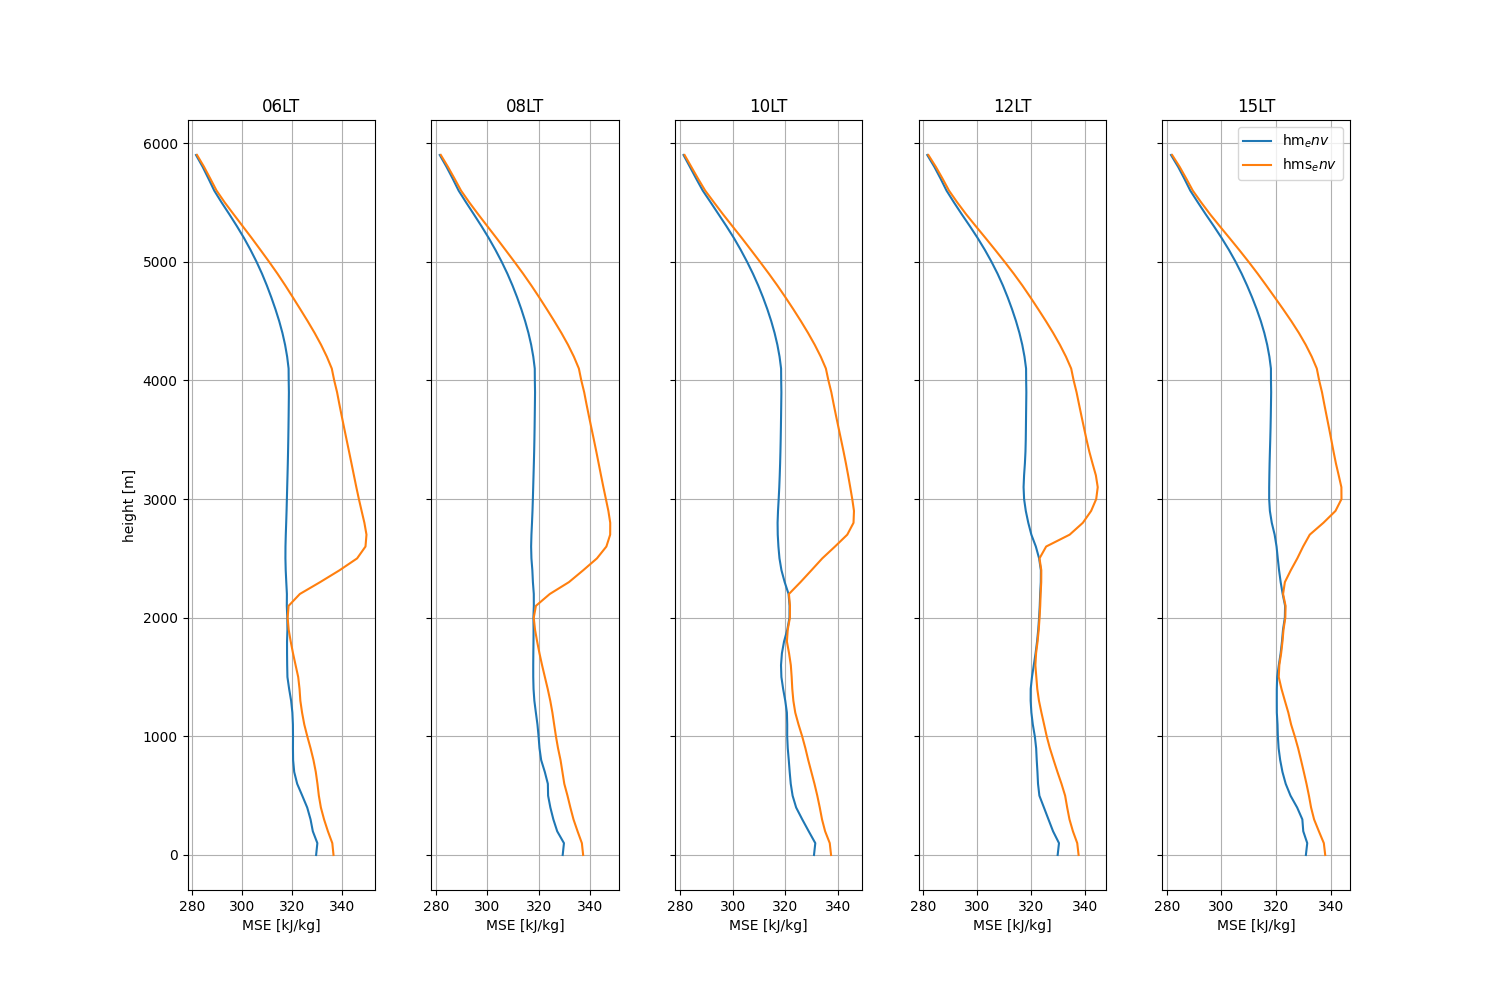

This chart was generated by the following Python code:
import numpy as np 
import netCDF4 as nc
import xarray as xr
import matplotlib.pyplot as plt
from time import sleep
from matplotlib.colors import ListedColormap, LinearSegmentedColormap
import matplotlib.colors
from tqdm import tqdm
from metpy.plots import SkewT
from metpy.units import units
import metpy.calc as mpcalc
from mpl_toolkits.axes_grid1 import make_axes_locatable, axes_size
import matplotlib.gridspec as gridspec

topo = nc.Dataset('/home/teachers/fortran_ta/data/LSM2023/TaiwanVVM/TOPO.nc')
print(topo)

zt = np.linspace(0,5900,60)
qvto = np.loadtxt('fort1.98', skiprows=66, usecols=(5,))
pressure = np.loadtxt('fort1.98', skiprows=66, usecols=(3,))/100
#pressure = units.Quantity(pressure, 'mbar')

lat = topo.variables['lat'][62:1000]
lon = topo.variables['lon'][180:835]
to = topo.variables['TOPO'][62:1000,180:835]

index = to.astype(int)

#mixing ratio data

x, y = 600, 750

num = f"{73:03}"
num2 = f"{97:03}"
num3 = f"{121:03}"
num4 = f"{145:03}"
num5 = f"{181:03}"


name = '/home/teachers/fortran_ta/data/LSM2023/TaiwanVVM/winter/taiwanvvmL_20160107_SHL/archive/taiwanvvmL_20160107_SHL.L.Thermodynamic-000'+num+'.nc'
name2 = '/home/teachers/fortran_ta/data/LSM2023/TaiwanVVM/winter/taiwanvvmL_20160107_SHL/archive/taiwanvvmL_20160107_SHL.L.Thermodynamic-000'+num2+'.nc'
name3 = '/home/teachers/fortran_ta/data/LSM2023/TaiwanVVM/winter/taiwanvvmL_20160107_SHL/archive/taiwanvvmL_20160107_SHL.L.Thermodynamic-000'+num3+'.nc'
name4 = '/home/teachers/fortran_ta/data/LSM2023/TaiwanVVM/winter/taiwanvvmL_20160107_SHL/archive/taiwanvvmL_20160107_SHL.L.Thermodynamic-000'+num4+'.nc'
name5 = '/home/teachers/fortran_ta/data/LSM2023/TaiwanVVM/winter/taiwanvvmL_20160107_SHL/archive/taiwanvvmL_20160107_SHL.L.Thermodynamic-000'+num5+'.nc'



test = nc.Dataset('/home/teachers/fortran_ta/data/LSM2023/TaiwanVVM/winter/taiwanvvmL_20160107_SHL/archive/taiwanvvmL_20160107_SHL.L.Thermodynamic-000100.nc')
print(test)


data = nc.Dataset(name)
data2 = nc.Dataset(name2)
data3 = nc.Dataset(name3)
data4 = nc.Dataset(name4)
data5 = nc.Dataset(name5)

qv = data.variables['qv'][0,:,x,y]*1000
qv2 = data2.variables['qv'][0,:,x,y]*1000
qv3 = data3.variables['qv'][0,:,x,y]*1000
qv4 = data4.variables['qv'][0,:,x,y]*1000
qv5 = data5.variables['qv'][0,:,x,y]*1000

specific_humidity = np.array(((qv/1000)/(1+(qv/1000)))*1000)
specific_humidity2 = np.array(((qv2/1000)/(1+(qv2/1000)))*1000)
specific_humidity3 = np.array(((qv3/1000)/(1+(qv3/1000)))*1000)
specific_humidity4 = np.array(((qv4/1000)/(1+(qv4/1000)))*1000)
specific_humidity5 = np.array(((qv5/1000)/(1+(qv5/1000)))*1000)

print(specific_humidity)


theta =  data.variables['th'][0,:,x,y]
theta2 =  data2.variables['th'][0,:,x,y]
theta3 =  data3.variables['th'][0,:,x,y]
theta4 =  data4.variables['th'][0,:,x,y]
theta5 =  data5.variables['th'][0,:,x,y]
theta =  units.Quantity(theta, 'kelvin')
theta2 =  units.Quantity(theta2, 'kelvin')
theta3 =  units.Quantity(theta3, 'kelvin')
theta4 =  units.Quantity(theta4, 'kelvin')
theta5 =  units.Quantity(theta5, 'kelvin')

temp = units.Quantity(mpcalc.temperature_from_potential_temperature(pressure[0:60]*units.mbar, theta).magnitude-273.15, 'degC')
temp2 = units.Quantity(mpcalc.temperature_from_potential_temperature(pressure[0:60]*units.mbar, theta2).magnitude-273.15, 'degC')
temp3 = units.Quantity(mpcalc.temperature_from_potential_temperature(pressure[0:60]*units.mbar, theta3).magnitude-273.15, 'degC')
temp4 = units.Quantity(mpcalc.temperature_from_potential_temperature(pressure[0:60]*units.mbar, theta4).magnitude-273.15, 'degC')
temp5 = units.Quantity(mpcalc.temperature_from_potential_temperature(pressure[0:60]*units.mbar, theta5).magnitude-273.15, 'degC')



saturation_mixing_ratio = mpcalc.saturation_mixing_ratio(pressure[0:60]*units.hPa, temp).to('g/kg')
saturation_mixing_ratio2 = mpcalc.saturation_mixing_ratio(pressure[0:60]*units.hPa, temp2).to('g/kg')
saturation_mixing_ratio3 = mpcalc.saturation_mixing_ratio(pressure[0:60]*units.hPa, temp3).to('g/kg')
saturation_mixing_ratio4 = mpcalc.saturation_mixing_ratio(pressure[0:60]*units.hPa, temp4).to('g/kg')
saturation_mixing_ratio5 = mpcalc.saturation_mixing_ratio(pressure[0:60]*units.hPa, temp5).to('g/kg')

print(saturation_mixing_ratio)

hm = mpcalc.moist_static_energy(zt*units.meters, temp, specific_humidity*units('g/kg'))
hm2 = mpcalc.moist_static_energy(zt*units.meters, temp2, specific_humidity2*units('g/kg'))
hm3 = mpcalc.moist_static_energy(zt*units.meters, temp3, specific_humidity3*units('g/kg'))
hm4 = mpcalc.moist_static_energy(zt*units.meters, temp4, specific_humidity4*units('g/kg'))
hm5 = mpcalc.moist_static_energy(zt*units.meters, temp5, specific_humidity5*units('g/kg'))

hms = mpcalc.moist_static_energy(zt*units.meters, temp, saturation_mixing_ratio)
hms2 = mpcalc.moist_static_energy(zt*units.meters, temp2, saturation_mixing_ratio2)
hms3 = mpcalc.moist_static_energy(zt*units.meters, temp3, saturation_mixing_ratio3)
hms4 = mpcalc.moist_static_energy(zt*units.meters, temp4, saturation_mixing_ratio4)
hms5 = mpcalc.moist_static_energy(zt*units.meters, temp5, saturation_mixing_ratio5)


#plot
fig = plt.figure(figsize=(15,10))
gs = gridspec.GridSpec(1, 5, wspace=0.3)

ax1 = plt.subplot(gs[0,0])
ax1.plot(hm,zt)
ax1.plot(hms,zt)
ax1.set_title('06LT')
ax1.set_xlabel('MSE [kJ/kg]')
ax1.set_ylabel('height [m]')
ax1.grid()

ax2 = plt.subplot(gs[0,1])
ax2.plot(hm2,zt)
ax2.plot(hms2,zt)
ax2.set_title('08LT')
ax2.set_xlabel('MSE [kJ/kg]')
ax2.tick_params(labelleft=False)   
ax2.grid()

ax3 = plt.subplot(gs[0,2])
ax3.plot(hm3,zt)
ax3.plot(hms3,zt)
ax3.set_title('10LT')
ax3.set_xlabel('MSE [kJ/kg]')
ax3.tick_params(labelleft=False)  
ax3.grid()

ax4 = plt.subplot(gs[0,3])
ax4.plot(hm4,zt)
ax4.plot(hms4,zt)
ax4.set_title('12LT')
ax4.set_xlabel('MSE [kJ/kg]')
ax4.tick_params(labelleft=False)  
ax4.grid()

ax5 = plt.subplot(gs[0,4])
ax5.plot(hm5,zt)
ax5.plot(hms5,zt)
ax5.set_title('15LT')
ax5.set_xlabel('MSE [kJ/kg]')
ax5.tick_params(labelleft=False)  
ax5.legend(['hm$_env$','hms$_env$'])
ax5.grid()

plt.savefig('week14_2.png')



